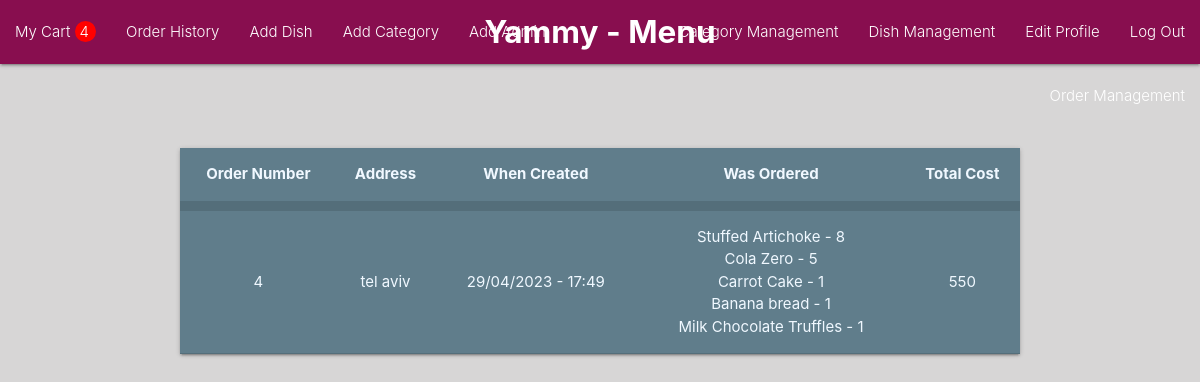
Page /order/history (signed in) on the committed database.
### models/delivery.py (models this page shows)
class Delivery(db.Model):
    id = db.Column(db.Integer,primary_key=True)
    is_delivered = db.Column(db.Boolean,default=False)
    address = db.Column(db.String(200))
    comment = db.Column(db.Text)
    created = db.Column(db.DateTime)
    cart = db.relationship('Cart',backref='delivery',uselist=False)

### models/items.py (models this page shows)
class Items(db.Model):
    id = db.Column(db.Integer,primary_key=True)
    dish_id = db.Column(db.Integer,db.ForeignKey('dish.id'))
    cart_id = db.Column(db.Integer,db.ForeignKey('cart.id'))
    amount = db.Column(db.Integer,nullable=False)
    dish = db.relationship('Dish', back_populates='cart_association')
    cart = db.relationship('Cart', back_populates='dish_association')

### models/dish.py (models this page shows)
class Dish(db.Model):
    id = db.Column(db.Integer,primary_key=True)
    name = db.Column(db.String(200),nullable=False)
    price = db.Column(db.Integer,nullable=False)
    description = db.Column(db.Text)
    image = db.Column(db.String(500),nullable=False)
    is_gluten_free = db.Column(db.Boolean,nullable=False)
    is_vegeterian = db.Column(db.Boolean,nullable=False)
    category_id = db.Column(db.Integer,db.ForeignKey('category.id'))
    cart_association = db.relationship('Items', back_populates='dish')
    carts = association_proxy('cart_association', 'cart')

### models/cart.py (models this page shows)
class Cart(db.Model):
    id = db.Column(db.Integer,primary_key=True)
    total_cost = db.Column(db.Integer,default=0)
    delivery_id = db.Column(db.Integer,db.ForeignKey('delivery.id'))
    user_id = db.Column(db.Integer,db.ForeignKey('user.id'))
    dish_association = db.relationship('Items', back_populates='cart')
    dishes = association_proxy('dish_association', 'dish')

### controllers/orders.py (the view)
@login_required
def orders_history():
    total_cost = []
    cost = 0
    deliveries = [cart.delivery for cart in current_user.carts if cart.delivery != None]
    for delivery in deliveries:
        for item in delivery.cart.dish_association:
            cost += (item.amount * item.dish.price)
        total_cost.append(cost)
    return render_template('orders/orders_history.html',deliveries=deliveries,total_cost=total_cost,len=len)

### auth.py (called while the page is built)
@login_manager.user_loader
def load_user(user_id):
    return User.query.get(int(user_id))

### templates/orders/orders_history.html
{% if current_user.is_staff %} {% extends 'layouts/admin_layout.html' %}
{% else %} {% extends 'layouts/layout.html' %} {% endif %}
{% block content %}
<div class="container">
    <div class="card">
    <table style="color:aliceblue" class="centered blue-grey">
        <thead>
          <tr style="border-width: 10px;">
              <th>Order Number</th>
              <th>Address</th>
              <th>When Created</th>
              <th>Was Ordered</th>
              <th>Total Cost</th>
          </tr>
        </thead>
        {% for delivery in deliveries %}
        <tbody>
          <tr>
            <td>{{delivery.id}}</td>
            <td>{{delivery.address}}</td>
            <td>{{delivery.created.strftime("%d/%m/%Y - %H:%M")}}</td>
            <td>{% for item in delivery.cart.dish_association %}{{item.dish.name}} - {{item.amount}}<br/>{% endfor %}</td>
            <td>{{delivery.cart.total_cost}}</td>
          </tr>
        </tbody>
        {% endfor %}
    </table>
    </div>
    </div>
    {% endblock %}

### rows in the picture
Delivery: id "4", address "tel aviv", created "29/04/2023 - 17:49", cart.total_cost "550"
Items: dish.name "Stuffed Artichoke", amount "8"
Items: dish.name "Cola Zero", amount "5"
Items: dish.name "Carrot Cake", amount "1"
Items: dish.name "Banana bread", amount "1"
Items: dish.name "Milk Chocolate Truffles", amount "1"

### other values in the picture
{{ len(current_user.carts[-1].dish_association) }} "4"
